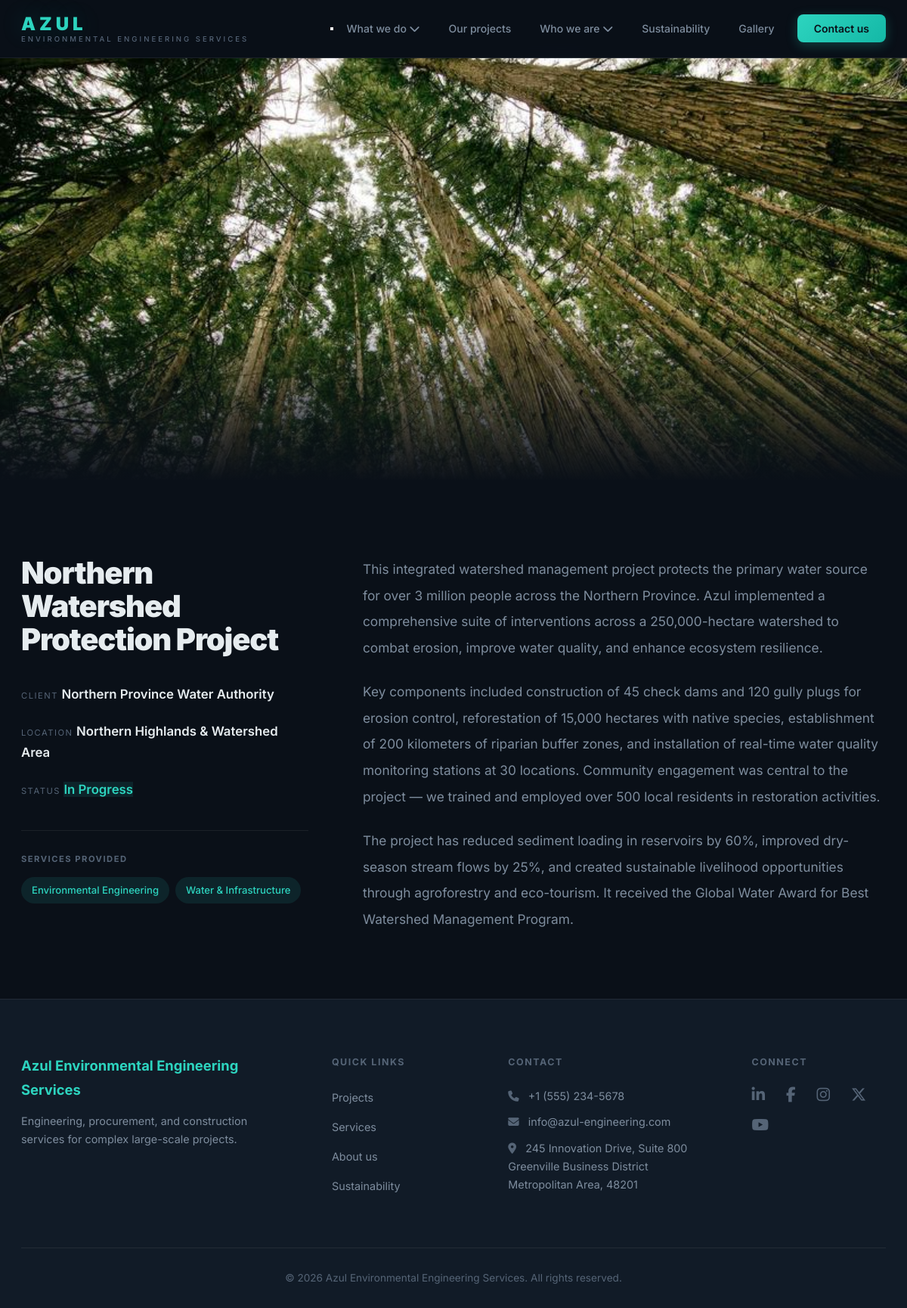
Screenshot of /projects/northern-watershed-protection/ with the database file from the repository.
### core/models.py (models this page shows, shortened)
class Project(models.Model):
    STATUS_CHOICES = [
        ('in_progress', 'In Progress'),
        ('completed', 'Completed'),
        ('upcoming', 'Upcoming'),
    ]
    title = models.CharField(max_length=300)
    slug = models.SlugField(unique=True, blank=True)
    short_description = models.CharField(max_length=400, blank=True)
    description = models.TextField()
    client = models.CharField(max_length=300, blank=True)
    location = models.CharField(max_length=300, blank=True)
    status = models.CharField(max_length=20, choices=STATUS_CHOICES, default='in_progress')
    completion_year = models.PositiveIntegerField(blank=True, null=True)
    featured_image = models.ImageField(upload_to='projects/')
    services = models.ManyToManyField(Service, related_name='projects', blank=True)
    featured = models.BooleanField(default=False)
    created_at = models.DateTimeField(auto_now_add=True)
    class Meta:
        ordering = ['-created_at']

class Service(models.Model):
    name = models.CharField(max_length=200)
    slug = models.SlugField(unique=True, blank=True)
    description = models.TextField()
    short_description = models.CharField(max_length=300, blank=True)
    icon = models.CharField(max_length=50, help_text="Font Awesome icon class, e.g. 'fa-solid fa-building'")
    image = models.ImageField(upload_to='services/', blank=True, null=True)
    order = models.PositiveIntegerField(default=0)
    class Meta:
        ordering = ['order']

class CompanyInfo(models.Model):
    name = models.CharField(max_length=200, default='Azul Environmental Engineering Services')
    tagline = models.CharField(max_length=500, blank=True)
    about_text = models.TextField(blank=True)
    mission_text = models.TextField(blank=True)
    vision_text = models.TextField(blank=True)
    email = models.EmailField(blank=True)
    phone = models.CharField(max_length=50, blank=True)
    address = models.TextField(blank=True)
    linkedin_url = models.URLField(blank=True)
    twitter_url = models.URLField(blank=True)
    instagram_url = models.URLField(blank=True)
    facebook_url = models.URLField(blank=True)
    youtube_url = models.URLField(blank=True)
    logo = models.ImageField(upload_to='company/', blank=True, null=True)
    hero_image = models.ImageField(upload_to='company/', blank=True, null=True)
    class Meta:
        verbose_name = 'Company Info'
        verbose_name_plural = 'Company Info'

### core/views.py (the view)
# urls.py: path('projects/<slug:slug>/', views.ProjectDetailView.as_view(), name='project_detail'),
class ProjectDetailView(DetailView):
    model = Project
    template_name = 'core/project_detail.html'
    context_object_name = 'project'

### core/context_processors.py (called while the page is built)
def company_context(request):
    return {'company': CompanyInfo.objects.first()}

### templates/core/project_detail.html (shortened to what this page needs)
{% extends 'core/base.html' %}
{% block content %}
<section class="project-detail">
    {% if project.featured_image %}
    <div class="project-detail__hero">
        <img src="{{ project.featured_image.url }}" alt="{{ project.title }}">
    </div>
    {% endif %}
    <div class="container project-detail__content">
        <div class="project-detail__sidebar">
            <h1 class="project-detail__title">{{ project.title }}</h1>
            <div class="project-detail__meta">
                {% if project.client %}
                <div class="project-meta">
                    <span class="project-meta__label">Client</span>
                    <span class="project-meta__value">{{ project.client }}</span>
                </div>
                {% endif %}
                {% if project.location %}
                <div class="project-meta">
                    <span class="project-meta__label">Location</span>
                    <span class="project-meta__value">{{ project.location }}</span>
                </div>
                {% endif %}
                <div class="project-meta">
                    <span class="project-meta__label">Status</span>
                    <span class="project-meta__value project-card__status--{{ project.status }}">{{ project.get_status_display }}</span>
                </div>
            </div>
            {% if project.services.exists %}
            <div class="project-detail__services">
                <h3>Services Provided</h3>
                <ul>
                    {% for service in project.services.all %}
                    <li>{{ service.name }}</li>
                    {% endfor %}
                </ul>
            </div>
            {% endif %}
        </div>
        <div class="project-detail__description">
            {{ project.description|linebreaks }}
        </div>
    </div>
</section>
{% endblock %}

### templates/core/base.html (shortened to what this page needs)
<!DOCTYPE html>
<html lang="en">
<head>
    <link rel="stylesheet" href="https://cdnjs.cloudflare.com/ajax/libs/font-awesome/6.5.1/css/all.min.css">
    {% load static %}
    <link rel="stylesheet" href="{% static 'css/style.css' %}">
</head>
<body>
    <header class="header">
        <div class="container header__inner">
            <a href="{% url 'home' %}" class="logo">
                <span class="logo__text">AZUL</span>
                <span class="logo__sub">Environmental Engineering Services</span>
            </a>
        </div>
    </header>
    <nav class="nav__panel">
        <button class="nav__close" aria-label="Close menu">
        </button>
        <ul class="nav__panel-list">
            <li class="nav__item nav__item--dropdown">
                <a href="#" class="nav__link">What we do <i class="fa-solid fa-chevron-down"></i></a>
            </li>
            <li class="nav__item"><a href="{% url 'projects' %}" class="nav__link">Our projects</a></li>
            <li class="nav__item nav__item--dropdown">
                <a href="#" class="nav__link">Who we are <i class="fa-solid fa-chevron-down"></i></a>
            </li>
            <li class="nav__item"><a href="{% url 'sustainability' %}" class="nav__link">Sustainability</a></li>
            <li class="nav__item"><a href="{% url 'gallery' %}" class="nav__link">Gallery</a></li>
            <li class="nav__item"><a href="{% url 'contact' %}" class="nav__link nav__link--cta">Contact us</a></li>
        </ul>
    </nav>
    <main>
        {% block content %}{% endblock %}
    </main>
    <footer class="footer">
        <div class="container">
            <div class="footer__grid">
                <div class="footer__col">
                    <h3>Azul Environmental Engineering Services</h3>
                    <p>Engineering, procurement, and construction services for complex large-scale projects.</p>
                </div>
                <div class="footer__col">
                    <h4>Quick Links</h4>
                    <ul>
                        <li><a href="{% url 'projects' %}">Projects</a></li>
                        <li><a href="{% url 'services' %}">Services</a></li>
                        <li><a href="{% url 'about' %}">About us</a></li>
                        <li><a href="{% url 'sustainability' %}">Sustainability</a></li>
                    </ul>
                </div>
                <div class="footer__col">
                    <h4>Contact</h4>
                    {% if company %}
                    <p><i class="fa-solid fa-phone"></i> {{ company.phone }}</p>
                    <p><i class="fa-solid fa-envelope"></i> {{ company.email }}</p>
                    <p><i class="fa-solid fa-location-dot"></i> {{ company.address }}</p>
                    {% endif %}
                </div>
                <div class="footer__col">
                    <h4>Connect</h4>
                    <div class="footer__social">
                        {% if company %}{% if company.linkedin_url %}<a href="{{ company.linkedin_url }}" target="_blank" aria-label="LinkedIn"><i class="fa-brands fa-linkedin-in"></i></a>{% endif %}{% endif %}
                        {% if company %}{% if company.facebook_url %}<a href="{{ company.facebook_url }}" target="_blank" aria-label="Facebook"><i class="fa-brands fa-facebook-f"></i></a>{% endif %}{% endif %}
                        {% if company %}{% if company.instagram_url %}<a href="{{ company.instagram_url }}" target="_blank" aria-label="Instagram"><i class="fa-brands fa-instagram"></i></a>{% endif %}{% endif %}
                        {% if company %}{% if company.twitter_url %}<a href="{{ company.twitter_url }}" target="_blank" aria-label="X"><i class="fa-brands fa-x-twitter"></i></a>{% endif %}{% endif %}
                        {% if company %}{% if company.youtube_url %}<a href="{{ company.youtube_url }}" target="_blank" aria-label="YouTube"><i class="fa-brands fa-youtube"></i></a>{% endif %}{% endif %}
                    </div>
                </div>
            </div>
            <div class="footer__bottom">
                <p>&copy; {% now "Y" %} Azul Environmental Engineering Services. All rights reserved.</p>
            </div>
        </div>
    </footer>
</body>
</html>

### rows the page displays
Project: featured_image (picture), title "Northern Watershed Protection Project", client "Northern Province Water Authority", location "Northern Highlands & Watershed Area", status "In Progress", description "This integrated watershed management project protects the primary water source for over 3 million people across the Northern Province. Azul implemented a comprehensive suite of interventions across a 250,000-hectare watershed to combat erosion, improve water quality, and enhance ecosystem resilience. Key components included construction of 45 check dams and 120 gully plugs for erosion control, reforestation of 15,000 hectares with native species, establishment of 200 kilometers of riparian buffer zones, and installation of real-time water quality monitoring stations at 30 locations. Community engagement was central to the project — we trained and employed over 500 local residents in…"
Service: name "Environmental Engineering"
Service: name "Water & Infrastructure"
CompanyInfo: phone "+1 (555) 234-5678", email "info@azul-engineering.com", address "245 Innovation Drive, Suite 800 Greenville Business District Metropolitan Area, 48201"
